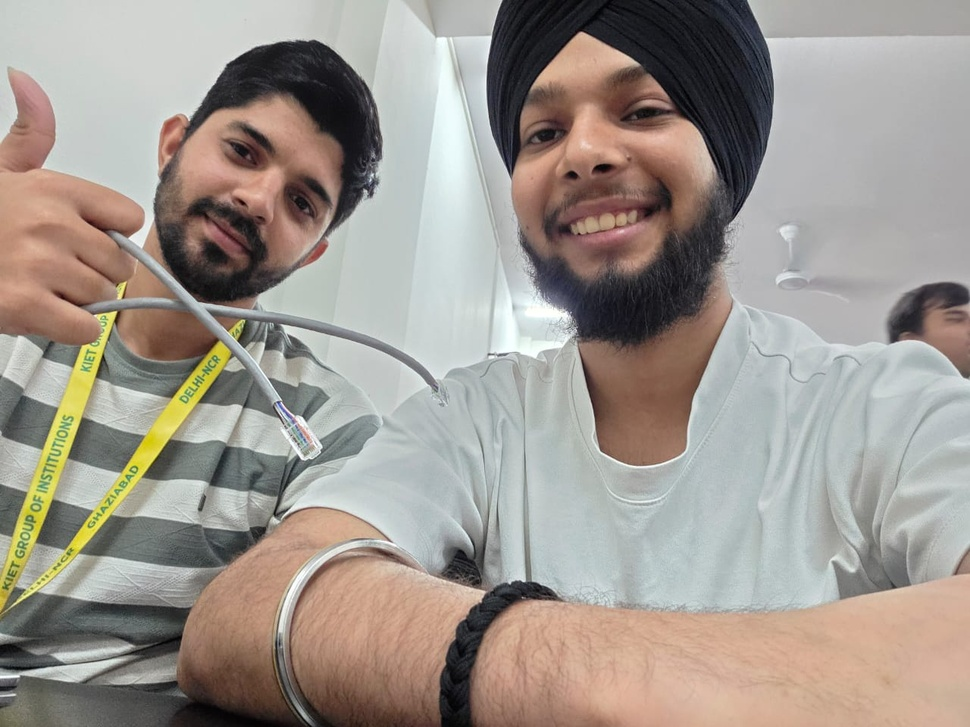
#> input picture Image processing/face.jpeg, 970 x 727 px, shrunk from 1280 x 960 before the run, found by its file name
$ jupyter execute 'Face detect.ipynb'
#> lines starting #> are read from the running program, lines starting #| are printed output that depends on the picture; after the words box and inside, x2 and y2 are one past the last pixel; in counts of white or black regions, pixels touching at a corner belong together
[cell 1]
#Face detection
import cv2
import numpy as np

[cell 2]
haar_features = cv2.CascadeClassifier('haarcascade_frontalface_default.xml')

[cell 3]
img = cv2.imread('face.jpeg')
#> img is the input picture: shape (727, 970, 3); mean B, G, R 142.7, 150.6, 158.6

[cell 4]
haar_features.detectMultiScale(img)
faces=haar_features.detectMultiScale(img)
#> faces = [[477, 25, 237, 237]]
for (x,y,w,h) in faces:
    # img- Original image on which we want to draw rectangle
    # (x,y) - ( face top-left section) co-ordiante where face it detected
    #  (x+w, y+h) - (bottom-right corner)
    #  (0,255,0) - green color
    #  2- thickness of border
    cv2.rectangle(img, (x,y), (x+w, y+h), (0,255,0), 2)
#> this loop made 1 pass
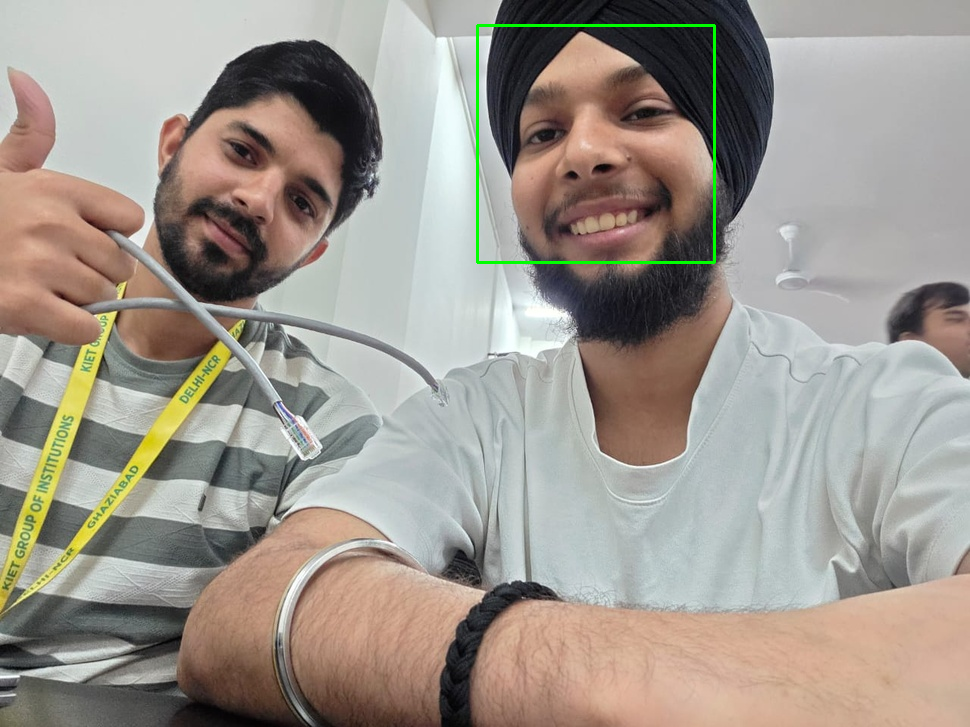
#> img: shape (727, 970, 3); 0.4% of pixels changed, all inside (x1, y1, x2, y2) = (476, 24, 716, 264)
cv2.imshow('img',img)
cv2.waitKey(0)
cv2.destroyAllWindows()


$ run again, with Image processing/msd.jpeg copied over Image processing/face.jpeg
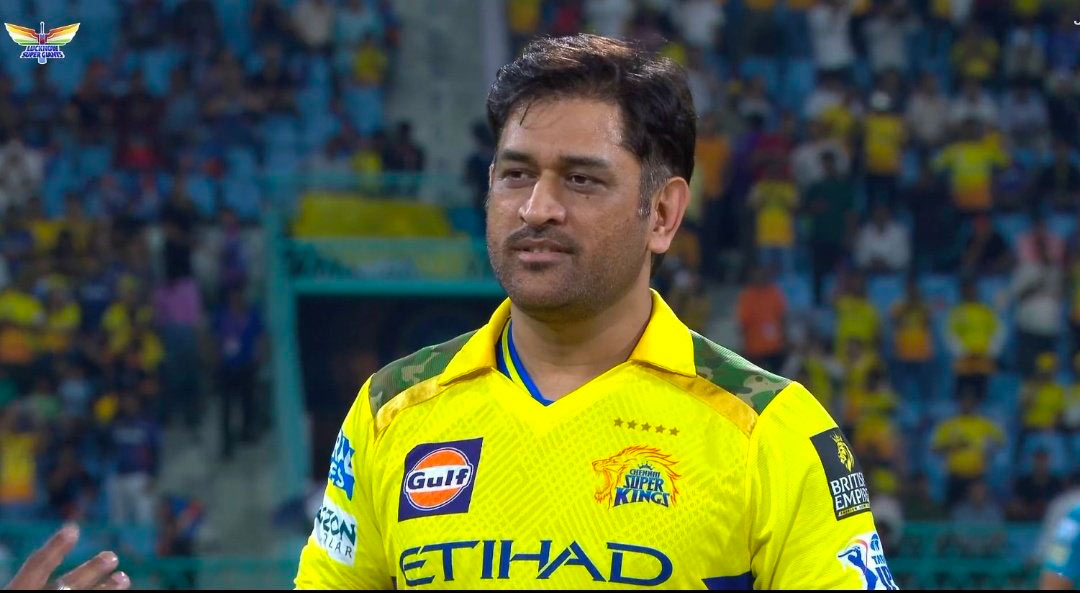
#> input picture Image processing/msd.jpeg, 1080 x 593 px, found by its file name
#> img is the input picture: shape (593, 1080, 3); mean B, G, R 60.8, 90, 78.8
#> faces = [[1014, 412, 57, 57], [456, 102, 191, 191]]
#> the loop `for (x,y,w,h) in faces:` made 2 passes
#> after the loop `for (x,y,w,h) in faces:`:
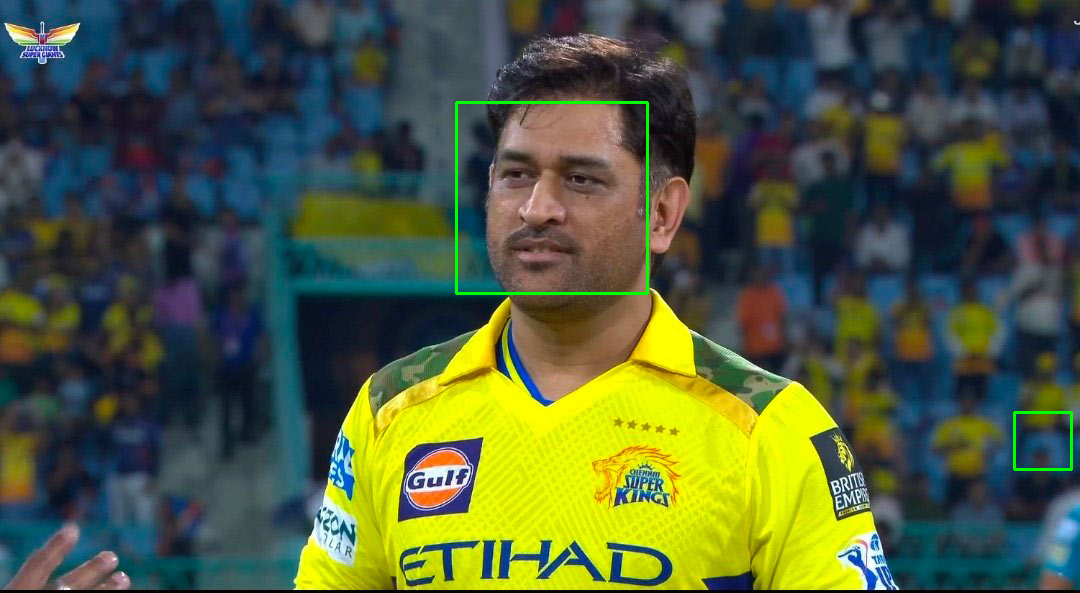
#> img: shape (593, 1080, 3); 0.46% of pixels changed, all inside (x1, y1, x2, y2) = (455, 101, 1073, 471)
